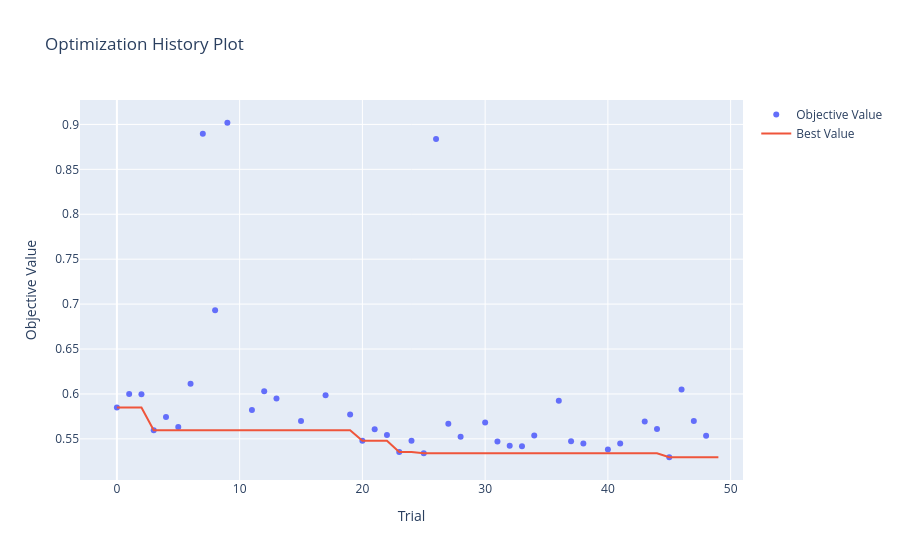

The notebook cell saved with this chart:
### Code cell
optuna.visualization.plot_optimization_history(study_mlp_single)

### Figure 1 — Plotly figure (JSON) as saved in the notebook; plotly's stock layout.template omitted (floating-point values rounded to 4 significant figures)
{"data": [{"mode": "markers", "name": "Objective Value", "x": [0, 1, 2, 3, 4, 5, 6, 7, 8, 9, 11, 12, 13, 15, 17, 19, 20, 21, 22, 23, 24, 25, 26, 27, 28, 30, 31, 32, 33, 34, 36, 37, 38, 40, 41, 43, 44, 45, 46, 47, 48], "y": [0.585, 0.6, 0.5996, 0.5595, 0.5744, 0.5632, 0.6113, 0.8897, 0.6933, 0.9019, 0.5821, 0.6031, 0.5951, 0.57, 0.5987, 0.5773, 0.548, 0.5608, 0.5544, 0.5355, 0.5479, 0.5339, 0.8839, 0.5669, 0.5525, 0.5682, 0.5471, 0.5423, 0.5419, 0.5537, 0.5925, 0.5474, 0.5448, 0.5382, 0.5447, 0.5694, 0.5611, 0.5295, 0.605, 0.57, 0.5536], "type": "scatter"}, {"mode": "lines", "name": "Best Value", "x": [0, 1, 2, 3, 4, 5, 6, 7, 8, 9, 10, 11, 12, 13, 14, 15, 16, 17, 18, 19, 20, 21, 22, 23, 24, 25, 26, 27, 28, 29, 30, 31, 32, 33, 34, 35, 36, 37, 38, 39, 40, 41, 42, 43, 44, 45, 46, 47, 48, 49], "y": [0.585, 0.585, 0.585, 0.5595, 0.5595, 0.5595, 0.5595, 0.5595, 0.5595, 0.5595, 0.5595, 0.5595, 0.5595, 0.5595, 0.5595, 0.5595, 0.5595, 0.5595, 0.5595, 0.5595, 0.548, 0.548, 0.548, 0.5355, 0.5355, 0.5339, 0.5339, 0.5339, 0.5339, 0.5339, 0.5339, 0.5339, 0.5339, 0.5339, 0.5339, 0.5339, 0.5339, 0.5339, 0.5339, 0.5339, 0.5339, 0.5339, 0.5339, 0.5339, 0.5339, 0.5295, 0.5295, 0.5295, 0.5295, 0.5295], "type": "scatter"}, {"marker": {"color": "#cccccc"}, "mode": "markers", "name": "Infeasible Trial", "showlegend": false, "x": [], "y": [], "type": "scatter"}], "layout": {"title": {"text": "Optimization History Plot"}, "xaxis": {"title": {"text": "Trial"}}, "yaxis": {"title": {"text": "Objective Value"}}}}
